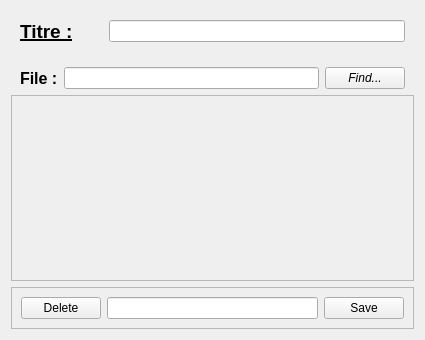
<?xml version="1.0" encoding="UTF-8"?>
<ui version="4.0">
 <class>Video_modif</class>
 <widget class="QWidget" name="Video_modif">
  <property name="geometry">
   <rect>
    <x>0</x>
    <y>0</y>
    <width>425</width>
    <height>340</height>
   </rect>
  </property>
  <property name="windowTitle">
   <string>Form</string>
  </property>
  <layout class="QVBoxLayout" name="verticalLayout">
   <item>
    <widget class="QFrame" name="frame">
     <property name="sizePolicy">
      <sizepolicy hsizetype="Preferred" vsizetype="Maximum">
       <horstretch>0</horstretch>
       <verstretch>0</verstretch>
      </sizepolicy>
     </property>
     <property name="frameShape">
      <enum>QFrame::NoFrame</enum>
     </property>
     <property name="frameShadow">
      <enum>QFrame::Plain</enum>
     </property>
     <layout class="QHBoxLayout" name="horizontalLayout_6">
      <item>
       <widget class="QLabel" name="title_label">
        <property name="font">
         <font>
          <pointsize>14</pointsize>
          <weight>75</weight>
          <bold>true</bold>
          <underline>true</underline>
         </font>
        </property>
        <property name="text">
         <string>Titre :</string>
        </property>
       </widget>
      </item>
      <item>
       <spacer name="horizontalSpacer">
        <property name="orientation">
         <enum>Qt::Horizontal</enum>
        </property>
        <property name="sizeType">
         <enum>QSizePolicy::Preferred</enum>
        </property>
        <property name="sizeHint" stdset="0">
         <size>
          <width>30</width>
          <height>20</height>
         </size>
        </property>
       </spacer>
      </item>
      <item>
       <widget class="QLineEdit" name="title_note"/>
      </item>
     </layout>
    </widget>
   </item>
   <item>
    <widget class="QFrame" name="frame_dialog">
     <property name="sizePolicy">
      <sizepolicy hsizetype="Expanding" vsizetype="Maximum">
       <horstretch>0</horstretch>
       <verstretch>0</verstretch>
      </sizepolicy>
     </property>
     <property name="frameShape">
      <enum>QFrame::NoFrame</enum>
     </property>
     <property name="frameShadow">
      <enum>QFrame::Raised</enum>
     </property>
     <layout class="QHBoxLayout" name="horizontalLayout_2">
      <property name="leftMargin">
       <number>9</number>
      </property>
      <property name="topMargin">
       <number>9</number>
      </property>
      <property name="rightMargin">
       <number>9</number>
      </property>
      <property name="bottomMargin">
       <number>0</number>
      </property>
      <item>
       <widget class="QLabel" name="label">
        <property name="font">
         <font>
          <pointsize>12</pointsize>
          <weight>75</weight>
          <bold>true</bold>
         </font>
        </property>
        <property name="text">
         <string>File :</string>
        </property>
       </widget>
      </item>
      <item>
       <widget class="QLineEdit" name="url_line"/>
      </item>
      <item>
       <widget class="QPushButton" name="find_button">
        <property name="font">
         <font>
          <italic>true</italic>
         </font>
        </property>
        <property name="text">
         <string>Find...</string>
        </property>
       </widget>
      </item>
     </layout>
    </widget>
   </item>
   <item>
    <widget class="QFrame" name="frame_2">
     <property name="frameShape">
      <enum>QFrame::StyledPanel</enum>
     </property>
     <property name="frameShadow">
      <enum>QFrame::Raised</enum>
     </property>
     <layout class="QVBoxLayout" name="verticalLayout_2"/>
    </widget>
   </item>
   <item>
    <widget class="QFrame" name="frame_3">
     <property name="sizePolicy">
      <sizepolicy hsizetype="Preferred" vsizetype="Maximum">
       <horstretch>0</horstretch>
       <verstretch>0</verstretch>
      </sizepolicy>
     </property>
     <property name="frameShape">
      <enum>QFrame::StyledPanel</enum>
     </property>
     <property name="frameShadow">
      <enum>QFrame::Raised</enum>
     </property>
     <layout class="QHBoxLayout" name="horizontalLayout_5">
      <item>
       <widget class="QPushButton" name="delete_button">
        <property name="text">
         <string>Delete</string>
        </property>
       </widget>
      </item>
      <item>
       <widget class="QLineEdit" name="description_line">
        <property name="styleSheet">
         <string notr="true">font: oblique 11pt &quot;Cantarell&quot;;</string>
        </property>
        <property name="echoMode">
         <enum>QLineEdit::Normal</enum>
        </property>
       </widget>
      </item>
      <item>
       <widget class="QPushButton" name="save_button">
        <property name="text">
         <string>Save</string>
        </property>
       </widget>
      </item>
     </layout>
    </widget>
   </item>
  </layout>
 </widget>
 <resources/>
 <connections/>
</ui>
